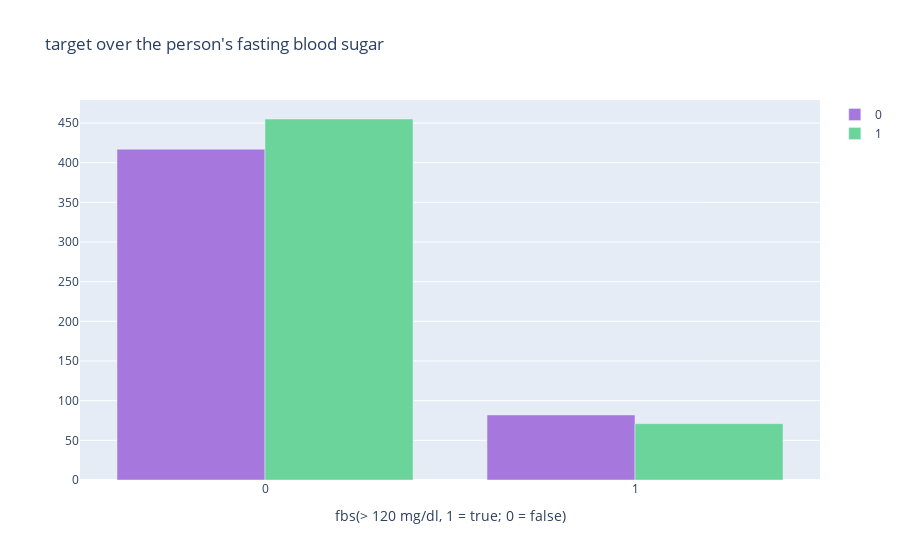

The notebook cell saved with this chart:
### Code cell
col='fbs'
d1=df[df['target']==0]
d2=df[df['target']==1]
v1=d1[col].value_counts().reset_index()
v1=v1.rename(columns={col:'count','index':col})
v1['percent']=v1['count'].apply(lambda x : 100*x/sum(v1['count']))
v1=v1.sort_values(col)
v2=d2[col].value_counts().reset_index()
v2=v2.rename(columns={col:'count','index':col})
v2['percent']=v2['count'].apply(lambda x : 100*x/sum(v2['count']))
v2=v2.sort_values(col)
trace1 = go.Bar(x=v1[col], y=v1["count"], name=0, marker=dict(color="#a678de"))
trace2 = go.Bar(x=v2[col], y=v2["count"], name=1, marker=dict(color="#6ad49b"))
data = [trace1, trace2]
layout={'title':"target over the person's fasting blood sugar ",'xaxis':{'title':"fbs(> 120 mg/dl, 1 = true; 0 = false)"}}
#layout = go.Layout(title="Content added over the years", legend=dict(x=0.1, y=1.1, orientation="h"))
fig = go.Figure(data, layout=layout)
iplot(fig)

### Figure 1 — Plotly figure (JSON) as saved in the notebook; plotly's stock layout.template omitted (floating-point values rounded to 4 significant figures)
{"data": [{"marker": {"color": "#a678de"}, "name": "0", "type": "bar", "x": [0, 1], "y": [417, 82]}, {"marker": {"color": "#6ad49b"}, "name": "1", "type": "bar", "x": [0, 1], "y": [455, 71]}], "layout": {"title": {"text": "target over the person's fasting blood sugar "}, "xaxis": {"title": {"text": "fbs(> 120 mg/dl, 1 = true; 0 = false)"}}}}
